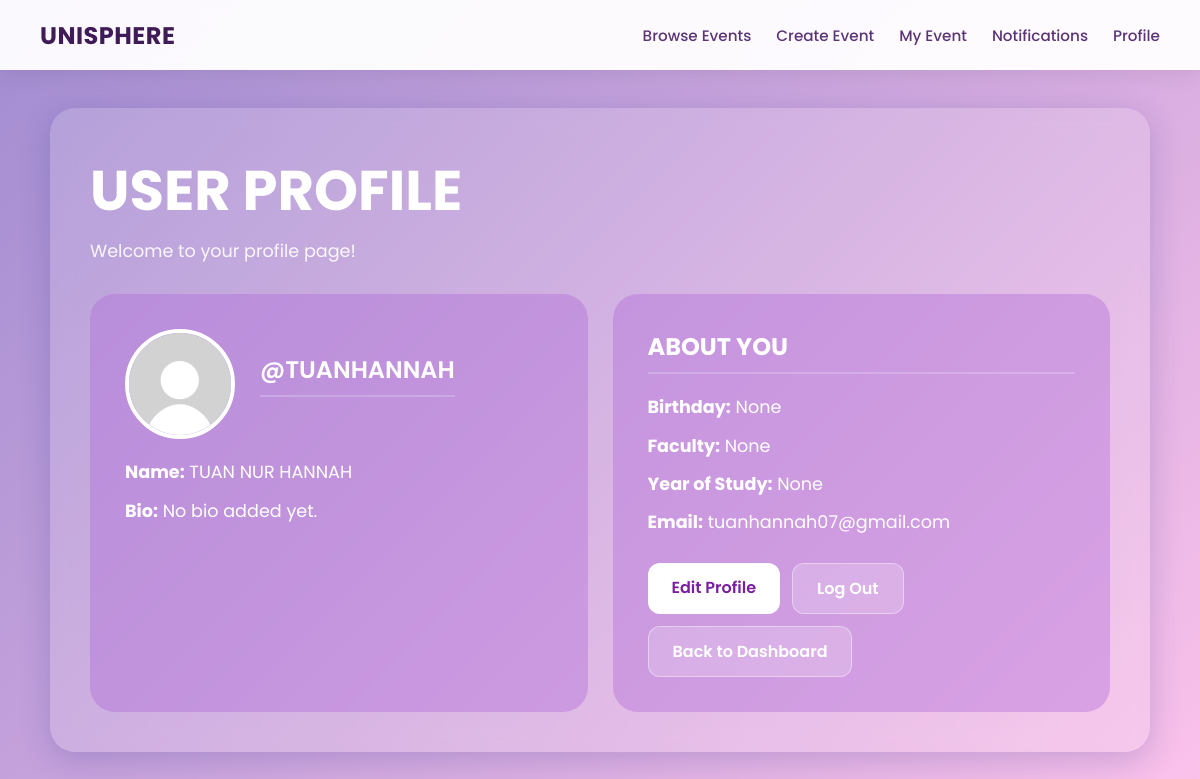
Screenshot of /UserProfile (signed in) with the database file from the repository.
### tables this page shows
CREATE TABLE users_general (
    student_id varchar(10) PRIMARY KEY,
    name TEXT NOT NULL,
    username TEXT NOT NULL UNIQUE,
    email TEXT NOT NULL UNIQUE,
    password TEXT NOT NULL,
    keyword TEXT,
    role TEXT NOT NULL CHECK(role IN ('user', 'organizer', 'admin')),
    is_verified INTEGER DEFAULT 0,
    pending_email TEXT,
    security_question TEXT
);

### app.py (the view)
@app.route('/UserProfile')
def user_profile():
    username = session.get('user')
    if not username:
        return redirect(url_for('signin'))
    conn = get_db_connection()
    cursor = conn.cursor()
    cursor.execute("SELECT * FROM users_general LEFT JOIN user_details ON users_general.student_id = user_details.student_id WHERE users_general.username = ?", (username,))
    user = cursor.fetchone()
    conn.close()
    if not user:
        return "User not found"
    return render_template('UserProfile.html', user=user)

### app.py (called while the page is built)
def get_db_connection():
    conn = sqlite3.connect('database.db')
    conn.row_factory = sqlite3.Row
    conn.execute("PRAGMA foreign_keys = 1")
    return conn

@app.context_processor
def inject_notifications():
    if 'student_id' not in session:
        return dict(unread_notifications=0)
    conn = get_db_connection()
    cursor = conn.cursor()
    cursor.execute("SELECT COUNT(*) AS total FROM notifications WHERE student_id = ? AND is_read = 0",
    (session['student_id'],))
    result = cursor.fetchone()
    conn.close()
    return dict(unread_notifications=result['total'])

### templates/UserProfile.html (shortened to what this page needs)
<!DOCTYPE html>
<html lang="en">
    <head>
    </head>
    <body>
        <nav class="navbar">
            <a class="navbar-brand" href="/user_dashboard">UniSphere</a>
            <div class="navbar-links">
                {% if session.get('role') == 'user' %}
                        <a href="/eventbrowsing">Browse Events</a>
                        <a href="/be_organizer">Become Organizer</a>
                        <a href="/notifications" class="notification-link">
                            Notifications
                            {% if unread_notifications > 0 %}
                                <span class="notification-dot"></span>
                            {% endif %}
                        </a>
                        <a href="/user_dashboard">Profile</a>
                    {% elif session.get('role') == 'organizer' %}
                        <a href="/eventbrowsing">Browse Events</a>
                        <a href="/createevent">Create Event</a>
                        <a href="/myevent">My Event</a>
                        <a href="/notifications" class="notification-link">
                            Notifications
                        </a>
                        <a href="/user_dashboard">Profile</a>
                    {% endif %}
            </div>
        </nav>
        <div class="dashboard-view">
            <h1 class="title">User Profile</h1>
            <p class="subtitle">Welcome to your profile page!</p>
            <div class="grid">
                <div class="card profile-card">
                    <div>
                        <div class="profile-header">
                            <img src="{{ url_for('static', filename='uploads/' + (user['profile_picture'] if user['profile_picture'] else 'default.png')) }}" class="profile-picture">
                            <h3>@<span id="username-value">{{ user['username'] }}</span></h3>
                        </div>
                        <p id="name"><b>Name:</b> {{ user['name'] }}</p>
                        <p id="bio"><b>Bio:</b> {{ user['bio'] if user['bio'] else 'No bio added yet.' }}</p>
                    </div>
                </div>
                <div class="card about-card">
                    <div>
                        <h3>About You</h3>
                        <p id="birthday"><b>Birthday:</b> {{ user['birthday'] }}</p>
                        <p id="faculty"><b>Faculty:</b> {{ user['faculty'] }}</p>
                        <p id="year-of-study"><b>Year of Study:</b> {{ user['year_of_study'] }}</p>
                        <p id="email"><b>Email:</b> {{ user['email'] }}</p>
                    </div>
                    <div class="profile-actions">
                        <a href="{{ url_for('edit_profile') }}" class="btn">Edit Profile</a>
                        <a href="{{ url_for('logout')}}" class="btn btn-secondary">Log Out</a>
                        <a href="{{ url_for('dashboard') }}" class="btn btn-secondary">Back to Dashboard</a>
                    </div>
                </div>
            </div>
        </div>
    </body>
</html>

### templates/UserProfile.html (style rules this page uses)
* { margin: 0; padding: 0; box-sizing: border-box; font-family: 'Poppins', sans-serif; }
body { background: linear-gradient(135deg, #a18cd1 0%, #fbc2eb 100%); display: flex; justify-content: center; align-items: center; min-height: 100vh; padding: 20px; padding-top: 80px; }
.navbar { position: fixed; top: 0; left: 0; width: 100%; height: 70px; background: rgba(255, 255, 255, 0.95); backdrop-filter: blur(8px); box-shadow: 0 4px 20px rgba(0, 0, 0, 0.08); display: flex; align-items: center; justify-content: space-between; padding: 0 40px; z-index: 1000; }
.notification-link { position:relative; }
.navbar-brand { font-size: 1.5rem; font-weight: 700; color: #3f1b57; text-decoration: none; text-transform: uppercase; letter-spacing: 0.5px; }
.navbar-links { display: flex; gap: 25px; align-items: center; }
.navbar-links a { color: #5c3576; text-decoration: none; font-size: 0.95rem; font-weight: 500; transition: color 0.2s; position: relative; padding: 4px 0; }
.navbar-links a::after { content: ''; position: absolute; width: 0; height: 2px; bottom: 0; left: 0; background-color: #7b2cbf; transition: width 0.2s ease; }
.dashboard-view { width: 95%; max-width: 1100px; padding: 40px; border-radius: 25px; background: rgba(255, 255, 255, 0.15); backdrop-filter: blur(10px); color: white; box-shadow: 0 8px 32px 0 rgba(31, 38, 135, 0.2); }
.title { font-size: 3.5rem; font-weight: 700; margin-bottom: 5px; text-transform: uppercase; }
.subtitle { font-size: 1.1rem; margin-bottom: 30px; opacity: 0.9; }
.grid { display: grid; grid-template-columns: 1fr 1fr; gap: 25px; }
.card { background: rgba(176, 106, 214, 0.4); border-radius: 25px; padding: 35px; min-height: 350px; display: flex; flex-direction: column; justify-content: space-between; }
.profile-header { display: flex; align-items: center; gap: 25px; margin-bottom: 20px; }
.profile-picture { width: 110px; height: 110px; border-radius: 50%; object-fit: cover; border: 4px solid white; }
.profile-card h3 { font-size: 1.6rem; font-weight: 600; }
.card p { font-size: 1.1rem; margin-bottom: 12px; line-height: 1.5; }
.card h3 { margin-bottom: 20px; font-size: 1.5rem; text-transform: uppercase; border-bottom: 2px solid rgba(255, 255, 255, 0.2); padding-bottom: 8px; }
.profile-actions { display: flex; flex-wrap: wrap; gap: 12px; margin-top: 15px; }
.btn { padding: 12px 24px; color: #7a1fa2; background-color: white; border: none; border-radius: 12px; cursor: pointer; font-weight: 600; font-size: 100%; text-decoration: none; display: inline-block; transition: transform 0.2s ease, background-color 0.3s ease; text-align: center; }
.btn-secondary { background-color: rgba(255, 255, 255, 0.2); color: white; border: 1px solid rgba(255, 255, 255, 0.4); }

### rows the page displays
users_general: username "TUANHANNAH", name "TUAN NUR HANNAH", email "tuanhannah07@gmail.com"

### other values shown
{{ user['bio'] if user['bio'] else 'No bio added yet.' }} "No bio added yet."
{{ user['birthday'] }} "None"
{{ user['faculty'] }} "None"
{{ user['year_of_study'] }} "None"
